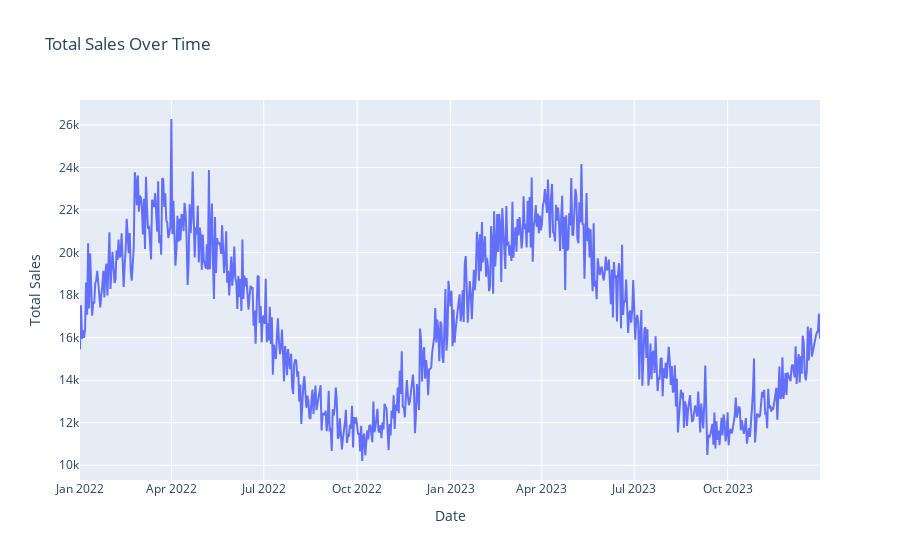

The cell this chart's notebook holds for it:
### Markdown cell above
distribution of daily sales. A heavy right tail indicates occasional high‑demand spikes (often promo‑driven), while a large mass near zero suggests intermittent demand for some store‑SKU pairs.

### Code cell
# Total sales over time 
agg = df.groupby(DATE_COL)[TARGET_COL].sum().reset_index()
fig = px.line(agg, x=DATE_COL, y=TARGET_COL, title='Total Sales Over Time')
fig.update_layout(xaxis_title='Date', yaxis_title='Total Sales')
fig.show()

### Figure 1 — Plotly figure (JSON) as saved in the notebook; plotly's stock layout.template omitted (floating-point values rounded to 4 significant figures; data arrays with more than 128 entries replaced by an {"elided": "..."} marker saying what was removed)
{"data": [{"hovertemplate": "date=%{x}<br>sales_quantity=%{y}<extra></extra>", "legendgroup": "", "line": {"color": "#636efa", "dash": "solid"}, "marker": {"symbol": "circle"}, "mode": "lines", "name": "", "orientation": "v", "showlegend": false, "type": "scatter", "x": {"elided": "730 str values"}, "xaxis": "x", "y": {"elided": "730 float values"}, "yaxis": "y"}], "layout": {"legend": {"tracegroupgap": 0}, "title": {"text": "Total Sales Over Time"}, "xaxis": {"anchor": "y", "domain": [0, 1], "title": {"text": "Date"}}, "yaxis": {"anchor": "x", "domain": [0, 1], "title": {"text": "Total Sales"}}}}
